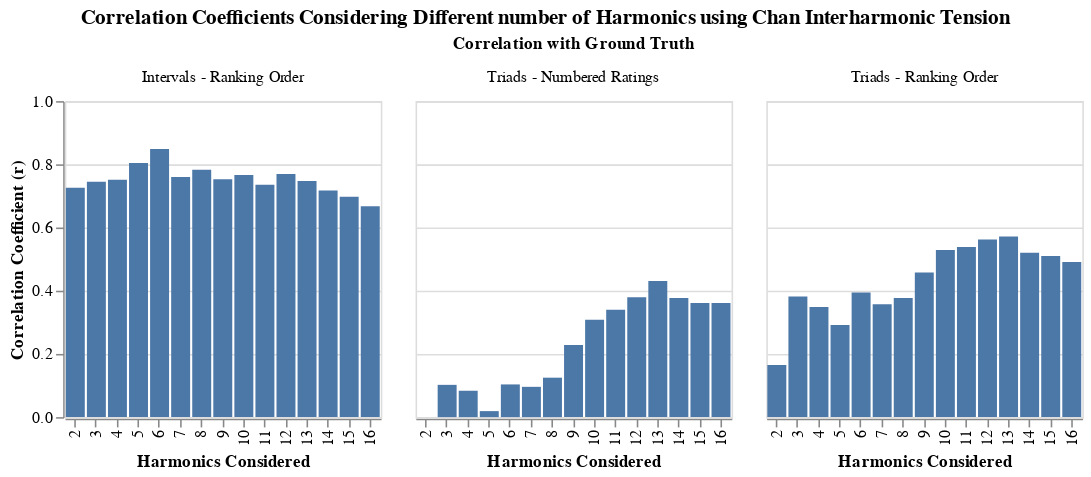

Notebook cell for this chart:
### Code cell
#bar charts for best correlation
only_distributive_ihm = only_distributive_ihm[only_distributive_ihm['harmonics_considered'] <= 16]


alt.Chart(only_distributive_ihm).mark_bar(
    
).encode(
    x=alt.X('harmonics_considered:O', scale=alt.Scale(), title='Harmonics Considered'),
    y=alt.Y('correlation:Q', scale=alt.Scale(domain=[0, 1], clamp=True), title='Correlation Coefficient (r)'),
   
).properties(
    width=200,
    height=200
).facet('Correlation with Ground Truth').properties(
    title='Correlation Coefficients Considering Different number of Harmonics using Chan Interharmonic Tension'
).configure_title(
    anchor='middle'
)

### Figure 1 — Vega-Lite specification as saved in the notebook (floating-point values rounded to 4 significant figures)
{"config": {"view": {"continuousWidth": 300, "continuousHeight": 300}, "title": {"anchor": "middle"}}, "data": {"name": "data-8027d8d48e04a75b0525a31db1fe5ba7"}, "facet": {"field": "Correlation with Ground Truth", "type": "nominal"}, "spec": {"mark": {"type": "bar"}, "encoding": {"x": {"field": "harmonics_considered", "scale": {}, "title": "Harmonics Considered", "type": "ordinal"}, "y": {"field": "correlation", "scale": {"clamp": true, "domain": [0, 1]}, "title": "Correlation Coefficient (r)", "type": "quantitative"}}, "height": 200, "width": 200}, "title": "Correlation Coefficients Considering Different number of Harmonics using Chan Interharmonic Tension", "$schema": "https://vega.github.io/schema/vega-lite/v5.20.1.json", "datasets": {"data-8027d8d48e04a75b0525a31db1fe5ba7": [{"method": "Chan's method Vanilla", "distributive": true, "weights_on_harmonics": false, "weights_on_regions": false, "normed_column": "normed_values_only_modulations", "harmonics_considered": 2, "correlation": 0.7259, "p_value": 0.004967, "final_ranking_correlate": "[0.0, 0.0, 0.0, 0.0, 0.0, 0.5, 0.0, 1.0, 0.0, 0.5, 1.0, 0.5, 1.0]", "cleaned_method_name": "Method A", "exp_with": "Intervals", "compared_with": null, "Correlation with Ground Truth": "Intervals - Ranking Order"}, {"method": "Chan's method Vanilla", "distributive": true, "weights_on_harmonics": false, "weights_on_regions": false, "normed_column": "normed_values_only_modulations", "harmonics_considered": 3, "correlation": 0.7445, "p_value": 0.00351, "final_ranking_correlate": "[0.0, 0.0, 0.0, 0.3333333333333333, 0.3333333333333333, 0.6666666666666666, 0.3333333333333333, 1.0, 0.3333333333333333, 0.6666666666666666, 1.0, 0.3333333333333333, 1.0]", "cleaned_method_name": "Method A", "exp_with": "Intervals", "compared_with": null, "Correlation with Ground Truth": "Intervals - Ranking Order"}, {"method": "Chan's method Vanilla", "distributive": true, "weights_on_harmonics": false, "weights_on_regions": false, "normed_column": "normed_values_only_modulations", "harmonics_considered": 4, "correlation": 0.751, "p_value": 0.003087, "final_ranking_correlate": "[0.0, 0.0, 0.2, 0.2, 0.4, 0.6, 0.4, 1.0, 0.4, 0.6, 1.0, 0.4, 0.8]", "cleaned_method_name": "Method A", "exp_with": "Intervals", "compared_with": null, "Correlation with Ground Truth": "Intervals - Ranking Order"}, {"method": "Chan's method Vanilla", "distributive": true, "weights_on_harmonics": false, "weights_on_regions": false, "normed_column": "normed_values_only_modulations", "harmonics_considered": 5, "correlation": 0.8038, "p_value": 0.0009286, "final_ranking_correlate": "[0.0, 0.0, 0.2857142857142857, 0.14285714285714285, 0.2857142857142857, 0.42857142857142855, 0.2857142857142857, 0.8571428571428571, 0.5714285714285714, 0.42857142857142855, 1.0, 0.42857142857142855, 0.8571428571428571]", "cleaned_method_name": "Method A", "exp_with": "Intervals", "compared_with": null, "Correlation with Ground Truth": "Intervals - Ranking Order"}, {"method": "Chan's method Vanilla", "distributive": true, "weights_on_harmonics": false, "weights_on_regions": false, "normed_column": "normed_values_only_modulations", "harmonics_considered": 6, "correlation": 0.8488, "p_value": 0.0002432, "final_ranking_correlate": "[0.0, 0.0, 0.25, 0.375, 0.375, 0.625, 0.375, 0.875, 0.75, 0.625, 1.0, 0.5, 1.0]", "cleaned_method_name": "Method A", "exp_with": "Intervals", "compared_with": null, "Correlation with Ground Truth": "Intervals - Ranking Order"}, {"method": "Chan's method Vanilla", "distributive": true, "weights_on_harmonics": false, "weights_on_regions": false, "normed_column": "normed_values_only_modulations", "harmonics_considered": 7, "correlation": 0.7598, "p_value": 0.002579, "final_ranking_correlate": "[0.0, 0.0, 0.125, 0.25, 0.25, 0.375, 0.375, 0.875, 0.5, 0.375, 0.875, 0.25, 1.0]", "cleaned_method_name": "Method A", "exp_with": "Intervals", "compared_with": null, "Correlation with Ground Truth": "Intervals - Ranking Order"}, {"method": "Chan's method Vanilla", "distributive": true, "weights_on_harmonics": false, "weights_on_regions": false, "normed_column": "normed_values_only_modulations", "harmonics_considered": 8, "correlation": 0.7831, "p_value": 0.001544, "final_ranking_correlate": "[0.2222222222222222, 0.0, 0.2222222222222222, 0.3333333333333333, 0.4444444444444444, 0.4444444444444444, 0.4444444444444444, 1.0, 0.6666666666666666, 0.5555555555555556, 1.0, 0.4444444444444444, 1.0]", "cleaned_method_name": "Method A", "exp_with": "Intervals", "compared_with": null, "Correlation with Ground Truth": "Intervals - Ranking Order"}, {"method": "Chan's method Vanilla", "distributive": true, "weights_on_harmonics": false, "weights_on_regions": false, "normed_column": "normed_values_only_modulations", "harmonics_considered": 9, "correlation": 0.7526, "p_value": 0.002994, "final_ranking_correlate": "[0.2, 0.0, 0.1, 0.3, 0.4, 0.3, 0.4, 0.8, 0.6, 0.4, 0.9, 0.3, 1.0]", "cleaned_method_name": "Method A", "exp_with": "Intervals", "compared_with": null, "Correlation with Ground Truth": "Intervals - Ranking Order"}, {"method": "Chan's method Vanilla", "distributive": true, "weights_on_harmonics": false, "weights_on_regions": false, "normed_column": "normed_values_only_modulations", "harmonics_considered": 10, "correlation": 0.7663, "p_value": 0.002248, "final_ranking_correlate": "[0.3076923076923077, 0.0, 0.15384615384615385, 0.23076923076923078, 0.46153846153846156, 0.38461538461538464, 0.38461538461538464, 0.6923076923076923, 0.6153846153846154, 0.38461538461538464, 0.8461538461538461, 0.38461538461538464, 1.0]", "cleaned_method_name": "Method A", "exp_with": "Intervals", "compared_with": null, "Correlation with Ground Truth": "Intervals - Ranking Order"}, {"method": "Chan's method Vanilla", "distributive": true, "weights_on_harmonics": false, "weights_on_regions": false, "normed_column": "normed_values_only_modulations", "harmonics_considered": 11, "correlation": 0.7355, "p_value": 0.004166, "final_ranking_correlate": "[0.3333333333333333, 0.0, 0.06666666666666667, 0.2, 0.4, 0.26666666666666666, 0.4, 0.6666666666666666, 0.6, 0.3333333333333333, 0.7333333333333333, 0.3333333333333333, 1.0]", "cleaned_method_name": "Method A", "exp_with": "Intervals", "compared_with": null, "Correlation with Ground Truth": "Intervals - Ranking Order"}, {"method": "Chan's method Vanilla", "distributive": true, "weights_on_harmonics": false, "weights_on_regions": false, "normed_column": "normed_values_only_modulations", "harmonics_considered": 12, "correlation": 0.7695, "p_value": 0.002099, "final_ranking_correlate": "[0.23529411764705882, 0.0, 0.11764705882352941, 0.23529411764705882, 0.47058823529411764, 0.29411764705882354, 0.4117647058823529, 0.6470588235294118, 0.6470588235294118, 0.35294117647058826, 0.7058823529411765, 0.35294117647058826, 1.0]", "cleaned_method_name": "Method A", "exp_with": "Intervals", "compared_with": null, "Correlation with Ground Truth": "Intervals - Ranking Order"}, {"method": "Chan's method Vanilla", "distributive": true, "weights_on_harmonics": false, "weights_on_regions": false, "normed_column": "normed_values_only_modulations", "harmonics_considered": 13, "correlation": 0.7475, "p_value": 0.003308, "final_ranking_correlate": "[0.3, 0.0, 0.15, 0.25, 0.55, 0.35, 0.45, 0.65, 0.6, 0.35, 0.7, 0.4, 1.0]", "cleaned_method_name": "Method A", "exp_with": "Intervals", "compared_with": null, "Correlation with Ground Truth": "Intervals - Ranking Order"}, {"method": "Chan's method Vanilla", "distributive": true, "weights_on_harmonics": false, "weights_on_regions": false, "normed_column": "normed_values_only_modulations", "harmonics_considered": 14, "correlation": 0.7171, "p_value": 0.005801, "final_ranking_correlate": "[0.2857142857142857, 0.0, 0.14285714285714285, 0.23809523809523808, 0.5238095238095238, 0.2857142857142857, 0.42857142857142855, 0.6666666666666666, 0.5714285714285714, 0.3333333333333333, 0.6666666666666666, 0.3333333333333333, 1.0]", "cleaned_method_name": "Method A", "exp_with": "Intervals", "compared_with": null, "Correlation with Ground Truth": "Intervals - Ranking Order"}, {"method": "Chan's method Vanilla", "distributive": true, "weights_on_harmonics": false, "weights_on_regions": false, "normed_column": "normed_values_only_modulations", "harmonics_considered": 15, "correlation": 0.6974, "p_value": 0.008054, "final_ranking_correlate": "[0.30434782608695654, 0.0, 0.17391304347826086, 0.2608695652173913, 0.5217391304347826, 0.30434782608695654, 0.4782608695652174, 0.6956521739130435, 0.6086956521739131, 0.30434782608695654, 0.6521739130434783, 0.34782608695652173, 1.0]", "cleaned_method_name": "Method A", "exp_with": "Intervals", "compared_with": null, "Correlation with Ground Truth": "Intervals - Ranking Order"}, {"method": "Chan's method Vanilla", "distributive": true, "weights_on_harmonics": false, "weights_on_regions": false, "normed_column": "normed_values_only_modulations", "harmonics_considered": 16, "correlation": 0.6669, "p_value": 0.01278, "final_ranking_correlate": "[0.375, 0.0, 0.16666666666666666, 0.20833333333333334, 0.5833333333333334, 0.2916666666666667, 0.4583333333333333, 0.7083333333333334, 0.625, 0.2916666666666667, 0.6666666666666666, 0.375, 1.0]", "cleaned_method_name": "Method A", "exp_with": "Intervals", "compared_with": null, "Correlation with Ground Truth": "Intervals - Ranking Order"}, {"method": "Chan's method Vanilla", "distributive": true, "weights_on_harmonics": false, "weights_on_regions": false, "normed_column": "normed_values_only_modulations", "harmonics_considered": 2, "correlation": -0.1411, "p_value": 0.6457, "final_ranking_correlate": "[0.5, 0.5, 0.25, 0.25, 0.5, 0.5, 0.5, 0.5, 0.75, 0.25, 0.75, 1.0, 0.0]", "cleaned_method_name": "Method A", "exp_with": "Triads", "compared_with": "numbered_rankings", "Correlation with Ground Truth": "Triads - Numbered Ratings"}, {"method": "Chan's method Vanilla", "distributive": true, "weights_on_harmonics": false, "weights_on_regions": false, "normed_column": "normed_values_only_modulations", "harmonics_considered": 3, "correlation": 0.1021, "p_value": 0.7399, "final_ranking_correlate": "[0.25, 0.25, 0.25, 0.25, 0.5, 0.25, 0.25, 0.5, 0.75, 0.25, 0.75, 1.0, 0.0]", "cleaned_method_name": "Method A", "exp_with": "Triads", "compared_with": "numbered_rankings", "Correlation with Ground Truth": "Triads - Numbered Ratings"}, {"method": "Chan's method Vanilla", "distributive": true, "weights_on_harmonics": false, "weights_on_regions": false, "normed_column": "normed_values_only_modulations", "harmonics_considered": 4, "correlation": 0.08345, "p_value": 0.7864, "final_ranking_correlate": "[0.4285714285714285, 0.4285714285714285, 0.1428571428571428, 0.0, 0.4285714285714285, 0.2857142857142857, 0.2857142857142857, 0.4285714285714285, 0.7142857142857143, 0.1428571428571428, 0.7142857142857143, 1.0, 0.1428571428571428]", "cleaned_method_name": "Method A", "exp_with": "Triads", "compared_with": "numbered_rankings", "Correlation with Ground Truth": "Triads - Numbered Ratings"}, {"method": "Chan's method Vanilla", "distributive": true, "weights_on_harmonics": false, "weights_on_regions": false, "normed_column": "normed_values_only_modulations", "harmonics_considered": 5, "correlation": 0.019, "p_value": 0.9509, "final_ranking_correlate": "[0.4545454545454545, 0.4545454545454545, 0.0909090909090909, 0.0, 0.3636363636363636, 0.4545454545454545, 0.4545454545454545, 0.3636363636363636, 0.7272727272727273, 0.0909090909090909, 0.7272727272727273, 1.0, 0.0909090909090909]", "cleaned_method_name": "Method A", "exp_with": "Triads", "compared_with": "numbered_rankings", "Correlation with Ground Truth": "Triads - Numbered Ratings"}, {"method": "Chan's method Vanilla", "distributive": true, "weights_on_harmonics": false, "weights_on_regions": false, "normed_column": "normed_values_only_modulations", "harmonics_considered": 6, "correlation": 0.1035, "p_value": 0.7366, "final_ranking_correlate": "[0.2727272727272727, 0.2727272727272727, 0.1818181818181818, 0.1818181818181818, 0.3636363636363636, 0.3636363636363636, 0.3636363636363636, 0.3636363636363636, 0.8181818181818182, 0.1818181818181818, 0.8181818181818182, 1.0, 0.0]", "cleaned_method_name": "Method A", "exp_with": "Triads", "compared_with": "numbered_rankings", "Correlation with Ground Truth": "Triads - Numbered Ratings"}, {"method": "Chan's method Vanilla", "distributive": true, "weights_on_harmonics": false, "weights_on_regions": false, "normed_column": "normed_values_only_modulations", "harmonics_considered": 7, "correlation": 0.09586, "p_value": 0.7554, "final_ranking_correlate": "[0.2727272727272727, 0.2727272727272727, 0.0, 0.0, 0.4545454545454545, 0.2727272727272727, 0.2727272727272727, 0.4545454545454545, 0.6363636363636364, 0.0, 0.6363636363636364, 1.0, 0.0]", "cleaned_method_name": "Method A", "exp_with": "Triads", "compared_with": "numbered_rankings", "Correlation with Ground Truth": "Triads - Numbered Ratings"}, {"method": "Chan's method Vanilla", "distributive": true, "weights_on_harmonics": false, "weights_on_regions": false, "normed_column": "normed_values_only_modulations", "harmonics_considered": 8, "correlation": 0.1248, "p_value": 0.6846, "final_ranking_correlate": "[0.3076923076923077, 0.3076923076923077, 0.0, 0.0, 0.3846153846153846, 0.2307692307692307, 0.2307692307692307, 0.3846153846153846, 0.6153846153846154, 0.0, 0.6153846153846154, 1.0, 0.0769230769230769]", "cleaned_method_name": "Method A", "exp_with": "Triads", "compared_with": "numbered_rankings", "Correlation with Ground Truth": "Triads - Numbered Ratings"}, {"method": "Chan's method Vanilla", "distributive": true, "weights_on_harmonics": false, "weights_on_regions": false, "normed_column": "normed_values_only_modulations", "harmonics_considered": 9, "correlation": 0.2284, "p_value": 0.453, "final_ranking_correlate": "[0.25, 0.25, 0.0, 0.0, 0.4166666666666667, 0.25, 0.25, 0.4166666666666667, 0.5833333333333334, 0.0, 0.5833333333333334, 1.0, 0.1666666666666666]", "cleaned_method_name": "Method A", "exp_with": "Triads", "compared_with": "numbered_rankings", "Correlation with Ground Truth": "Triads - Numbered Ratings"}, {"method": "Chan's method Vanilla", "distributive": true, "weights_on_harmonics": false, "weights_on_regions": false, "normed_column": "normed_values_only_modulations", "harmonics_considered": 10, "correlation": 0.3078, "p_value": 0.3063, "final_ranking_correlate": "[0.4, 0.4, 0.2, 0.0, 0.4, 0.3333333333333333, 0.3333333333333333, 0.4, 0.7333333333333333, 0.2, 0.7333333333333333, 1.0, 0.4]", "cleaned_method_name": "Method A", "exp_with": "Triads", "compared_with": "numbered_rankings", "Correlation with Ground Truth": "Triads - Numbered Ratings"}, {"method": "Chan's method Vanilla", "distributive": true, "weights_on_harmonics": false, "weights_on_regions": false, "normed_column": "normed_values_only_modulations", "harmonics_considered": 11, "correlation": 0.3401, "p_value": 0.2555, "final_ranking_correlate": "[0.3333333333333333, 0.3333333333333333, 0.1111111111111111, 0.0, 0.4444444444444444, 0.2222222222222222, 0.2222222222222222, 0.4444444444444444, 0.6666666666666666, 0.1111111111111111, 0.6666666666666666, 1.0, 0.3888888888888889]", "cleaned_method_name": "Method A", "exp_with": "Triads", "compared_with": "numbered_rankings", "Correlation with Ground Truth": "Triads - Numbered Ratings"}, {"method": "Chan's method Vanilla", "distributive": true, "weights_on_harmonics": false, "weights_on_regions": false, "normed_column": "normed_values_only_modulations", "harmonics_considered": 12, "correlation": 0.379, "p_value": 0.2016, "final_ranking_correlate": "[0.3684210526315789, 0.3684210526315789, 0.1578947368421052, 0.0, 0.4210526315789473, 0.2105263157894736, 0.2105263157894736, 0.4210526315789473, 0.6842105263157895, 0.1578947368421052, 0.6842105263157895, 1.0, 0.4736842105263157]", "cleaned_method_name": "Method A", "exp_with": "Triads", "compared_with": "numbered_rankings", "Correlation with Ground Truth": "Triads - Numbered Ratings"}, {"method": "Chan's method Vanilla", "distributive": true, "weights_on_harmonics": false, "weights_on_regions": false, "normed_column": "normed_values_only_modulations", "harmonics_considered": 13, "correlation": 0.431, "p_value": 0.1414, "final_ranking_correlate": "[0.4761904761904761, 0.4761904761904761, 0.2857142857142857, 0.0, 0.4761904761904761, 0.238095238095238, 0.238095238095238, 0.4761904761904761, 0.7142857142857143, 0.2857142857142857, 0.7142857142857143, 1.0, 0.6666666666666666]", "cleaned_method_name": "Method A", "exp_with": "Triads", "compared_with": "numbered_rankings", "Correlation with Ground Truth": "Triads - Numbered Ratings"}, {"method": "Chan's method Vanilla", "distributive": true, "weights_on_harmonics": false, "weights_on_regions": false, "normed_column": "normed_values_only_modulations", "harmonics_considered": 14, "correlation": 0.3769, "p_value": 0.2042, "final_ranking_correlate": "[0.4782608695652174, 0.4782608695652174, 0.217391304347826, 0.0, 0.4782608695652174, 0.217391304347826, 0.217391304347826, 0.4782608695652174, 0.6521739130434783, 0.217391304347826, 0.6521739130434783, 1.0, 0.6086956521739131]", "cleaned_method_name": "Method A", "exp_with": "Triads", "compared_with": "numbered_rankings", "Correlation with Ground Truth": "Triads - Numbered Ratings"}, {"method": "Chan's method Vanilla", "distributive": true, "weights_on_harmonics": false, "weights_on_regions": false, "normed_column": "normed_values_only_modulations", "harmonics_considered": 15, "correlation": 0.3613, "p_value": 0.2252, "final_ranking_correlate": "[0.4814814814814814, 0.4814814814814814, 0.2222222222222222, 0.0, 0.5185185185185185, 0.2222222222222222, 0.2222222222222222, 0.5185185185185185, 0.6666666666666666, 0.2222222222222222, 0.6666666666666666, 1.0, 0.5925925925925926]", "cleaned_method_name": "Method A", "exp_with": "Triads", "compared_with": "numbered_rankings", "Correlation with Ground Truth": "Triads - Numbered Ratings"}, {"method": "Chan's method Vanilla", "distributive": true, "weights_on_harmonics": false, "weights_on_regions": false, "normed_column": "normed_values_only_modulations", "harmonics_considered": 16, "correlation": 0.3614, "p_value": 0.225, "final_ranking_correlate": "[0.5625, 0.5625, 0.28125, 0.0, 0.5, 0.25, 0.25, 0.5, 0.6875, 0.28125, 0.6875, 1.0, 0.6875]", "cleaned_method_name": "Method A", "exp_with": "Triads", "compared_with": "numbered_rankings", "Correlation with Ground Truth": "Triads - Numbered Ratings"}, {"method": "Chan's method Vanilla", "distributive": true, "weights_on_harmonics": false, "weights_on_regions": false, "normed_column": "normed_values_only_modulations", "harmonics_considered": 2, "correlation": 0.165, "p_value": 0.5902, "final_ranking_correlate": "[0.5, 0.5, 0.25, 0.25, 0.5, 0.5, 0.5, 0.5, 0.75, 0.25, 0.75, 1.0, 0.0]", "cleaned_method_name": "Method A", "exp_with": "Triads", "compared_with": "ranking_order", "Correlation with Ground Truth": "Triads - Ranking Order"}, {"method": "Chan's method Vanilla", "distributive": true, "weights_on_harmonics": false, "weights_on_regions": false, "normed_column": "normed_values_only_modulations", "harmonics_considered": 3, "correlation": 0.3818, "p_value": 0.198, "final_ranking_correlate": "[0.25, 0.25, 0.25, 0.25, 0.5, 0.25, 0.25, 0.5, 0.75, 0.25, 0.75, 1.0, 0.0]", "cleaned_method_name": "Method A", "exp_with": "Triads", "compared_with": "ranking_order", "Correlation with Ground Truth": "Triads - Ranking Order"}, {"method": "Chan's method Vanilla", "distributive": true, "weights_on_harmonics": false, "weights_on_regions": false, "normed_column": "normed_values_only_modulations", "harmonics_considered": 4, "correlation": 0.3486, "p_value": 0.2431, "final_ranking_correlate": "[0.4285714285714285, 0.4285714285714285, 0.1428571428571428, 0.0, 0.4285714285714285, 0.2857142857142857, 0.2857142857142857, 0.4285714285714285, 0.7142857142857143, 0.1428571428571428, 0.7142857142857143, 1.0, 0.1428571428571428]", "cleaned_method_name": "Method A", "exp_with": "Triads", "compared_with": "ranking_order", "Correlation with Ground Truth": "Triads - Ranking Order"}, {"method": "Chan's method Vanilla", "distributive": true, "weights_on_harmonics": false, "weights_on_regions": false, "normed_column": "normed_values_only_modulations", "harmonics_considered": 5, "correlation": 0.2914, "p_value": 0.334, "final_ranking_correlate": "[0.4545454545454545, 0.4545454545454545, 0.0909090909090909, 0.0, 0.3636363636363636, 0.4545454545454545, 0.4545454545454545, 0.3636363636363636, 0.7272727272727273, 0.0909090909090909, 0.7272727272727273, 1.0, 0.0909090909090909]", "cleaned_method_name": "Method A", "exp_with": "Triads", "compared_with": "ranking_order", "Correlation with Ground Truth": "Triads - Ranking Order"}, {"method": "Chan's method Vanilla", "distributive": true, "weights_on_harmonics": false, "weights_on_regions": false, "normed_column": "normed_values_only_modulations", "harmonics_considered": 6, "correlation": 0.3945, "p_value": 0.1822, "final_ranking_correlate": "[0.2727272727272727, 0.2727272727272727, 0.1818181818181818, 0.1818181818181818, 0.3636363636363636, 0.3636363636363636, 0.3636363636363636, 0.3636363636363636, 0.8181818181818182, 0.1818181818181818, 0.8181818181818182, 1.0, 0.0]", "cleaned_method_name": "Method A", "exp_with": "Triads", "compared_with": "ranking_order", "Correlation with Ground Truth": "Triads - Ranking Order"}, {"method": "Chan's method Vanilla", "distributive": true, "weights_on_harmonics": false, "weights_on_regions": false, "normed_column": "normed_values_only_modulations", "harmonics_considered": 7, "correlation": 0.3572, "p_value": 0.2309, "final_ranking_correlate": "[0.2727272727272727, 0.2727272727272727, 0.0, 0.0, 0.4545454545454545, 0.2727272727272727, 0.2727272727272727, 0.4545454545454545, 0.6363636363636364, 0.0, 0.6363636363636364, 1.0, 0.0]", "cleaned_method_name": "Method A", "exp_with": "Triads", "compared_with": "ranking_order", "Correlation with Ground Truth": "Triads - Ranking Order"}, {"method": "Chan's method Vanilla", "distributive": true, "weights_on_harmonics": false, "weights_on_regions": false, "normed_column": "normed_values_only_modulations", "harmonics_considered": 8, "correlation": 0.3768, "p_value": 0.2044, "final_ranking_correlate": "[0.3076923076923077, 0.3076923076923077, 0.0, 0.0, 0.3846153846153846, 0.2307692307692307, 0.2307692307692307, 0.3846153846153846, 0.6153846153846154, 0.0, 0.6153846153846154, 1.0, 0.0769230769230769]", "cleaned_method_name": "Method A", "exp_with": "Triads", "compared_with": "ranking_order", "Correlation with Ground Truth": "Triads - Ranking Order"}, {"method": "Chan's method Vanilla", "distributive": true, "weights_on_harmonics": false, "weights_on_regions": false, "normed_column": "normed_values_only_modulations", "harmonics_considered": 9, "correlation": 0.4578, "p_value": 0.1157, "final_ranking_correlate": "[0.25, 0.25, 0.0, 0.0, 0.4166666666666667, 0.25, 0.25, 0.4166666666666667, 0.5833333333333334, 0.0, 0.5833333333333334, 1.0, 0.1666666666666666]", "cleaned_method_name": "Method A", "exp_with": "Triads", "compared_with": "ranking_order", "Correlation with Ground Truth": "Triads - Ranking Order"}, {"method": "Chan's method Vanilla", "distributive": true, "weights_on_harmonics": false, "weights_on_regions": false, "normed_column": "normed_values_only_modulations", "harmonics_considered": 10, "correlation": 0.5285, "p_value": 0.06333, "final_ranking_correlate": "[0.4, 0.4, 0.2, 0.0, 0.4, 0.3333333333333333, 0.3333333333333333, 0.4, 0.7333333333333333, 0.2, 0.7333333333333333, 1.0, 0.4]", "cleaned_method_name": "Method A", "exp_with": "Triads", "compared_with": "ranking_order", "Correlation with Ground Truth": "Triads - Ranking Order"}, {"method": "Chan's method Vanilla", "distributive": true, "weights_on_harmonics": false, "weights_on_regions": false, "normed_column": "normed_values_only_modulations", "harmonics_considered": 11, "correlation": 0.5382, "p_value": 0.05779, "final_ranking_correlate": "[0.3333333333333333, 0.3333333333333333, 0.1111111111111111, 0.0, 0.4444444444444444, 0.2222222222222222, 0.2222222222222222, 0.4444444444444444, 0.6666666666666666, 0.1111111111111111, 0.6666666666666666, 1.0, 0.3888888888888889]", "cleaned_method_name": "Method A", "exp_with": "Triads", "compared_with": "ranking_order", "Correlation with Ground Truth": "Triads - Ranking Order"}, {"method": "Chan's method Vanilla", "distributive": true, "weights_on_harmonics": false, "weights_on_regions": false, "normed_column": "normed_values_only_modulations", "harmonics_considered": 12, "correlation": 0.5618, "p_value": 0.04569, "final_ranking_correlate": "[0.3684210526315789, 0.3684210526315789, 0.1578947368421052, 0.0, 0.4210526315789473, 0.2105263157894736, 0.2105263157894736, 0.4210526315789473, 0.6842105263157895, 0.1578947368421052, 0.6842105263157895, 1.0, 0.4736842105263157]", "cleaned_method_name": "Method A", "exp_with": "Triads", "compared_with": "ranking_order", "Correlation with Ground Truth": "Triads - Ranking Order"}, {"method": "Chan's method Vanilla", "distributive": true, "weights_on_harmonics": false, "weights_on_regions": false, "normed_column": "normed_values_only_modulations", "harmonics_considered": 13, "correlation": 0.5716, "p_value": 0.04125, "final_ranking_correlate": "[0.4761904761904761, 0.4761904761904761, 0.2857142857142857, 0.0, 0.4761904761904761, 0.238095238095238, 0.238095238095238, 0.4761904761904761, 0.7142857142857143, 0.2857142857142857, 0.7142857142857143, 1.0, 0.6666666666666666]", "cleaned_method_name": "Method A", "exp_with": "Triads", "compared_with": "ranking_order", "Correlation with Ground Truth": "Triads - Ranking Order"}, {"method": "Chan's method Vanilla", "distributive": true, "weights_on_harmonics": false, "weights_on_regions": false, "normed_column": "normed_values_only_modulations", "harmonics_considered": 14, "correlation": 0.5201, "p_value": 0.06846, "final_ranking_correlate": "[0.4782608695652174, 0.4782608695652174, 0.217391304347826, 0.0, 0.4782608695652174, 0.217391304347826, 0.217391304347826, 0.4782608695652174, 0.6521739130434783, 0.217391304347826, 0.6521739130434783, 1.0, 0.6086956521739131]", "cleaned_method_name": "Method A", "exp_with": "Triads", "compared_with": "ranking_order", "Correlation with Ground Truth": "Triads - Ranking Order"}, {"method": "Chan's method Vanilla", "distributive": true, "weights_on_harmonics": false, "weights_on_regions": false, "normed_column": "normed_values_only_modulations", "harmonics_considered": 15, "correlation": 0.5098, "p_value": 0.0751, "final_ranking_correlate": "[0.4814814814814814, 0.4814814814814814, 0.2222222222222222, 0.0, 0.5185185185185185, 0.2222222222222222, 0.2222222222222222, 0.5185185185185185, 0.6666666666666666, 0.2222222222222222, 0.6666666666666666, 1.0, 0.5925925925925926]", "cleaned_method_name": "Method A", "exp_with": "Triads", "compared_with": "ranking_order", "Correlation with Ground Truth": "Triads - Ranking Order"}, {"method": "Chan's method Vanilla", "distributive": true, "weights_on_harmonics": false, "weights_on_regions": false, "normed_column": "normed_values_only_modulations", "harmonics_considered": 16, "correlation": 0.491, "p_value": 0.08845, "final_ranking_correlate": "[0.5625, 0.5625, 0.28125, 0.0, 0.5, 0.25, 0.25, 0.5, 0.6875, 0.28125, 0.6875, 1.0, 0.6875]", "cleaned_method_name": "Method A", "exp_with": "Triads", "compared_with": "ranking_order", "Correlation with Ground Truth": "Triads - Ranking Order"}]}}
